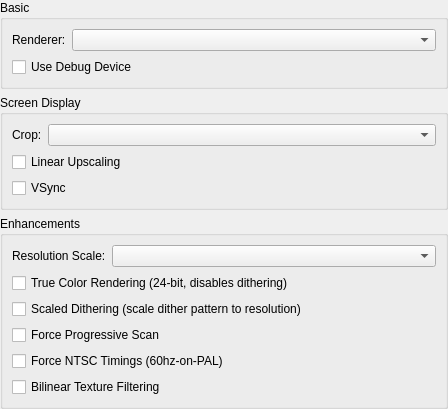
<?xml version="1.0" encoding="UTF-8"?>
<ui version="4.0">
 <class>GPUSettingsWidget</class>
 <widget class="QWidget" name="GPUSettingsWidget">
  <property name="geometry">
   <rect>
    <x>0</x>
    <y>0</y>
    <width>448</width>
    <height>307</height>
   </rect>
  </property>
  <property name="windowTitle">
   <string>Form</string>
  </property>
  <layout class="QVBoxLayout" name="verticalLayout">
   <property name="leftMargin">
    <number>0</number>
   </property>
   <property name="topMargin">
    <number>0</number>
   </property>
   <property name="rightMargin">
    <number>0</number>
   </property>
   <property name="bottomMargin">
    <number>0</number>
   </property>
   <item>
    <widget class="QGroupBox" name="groupBox">
     <property name="title">
      <string>Basic</string>
     </property>
     <layout class="QFormLayout" name="formLayout_3">
      <item row="0" column="0">
       <widget class="QLabel" name="label">
        <property name="text">
         <string>Renderer:</string>
        </property>
       </widget>
      </item>
      <item row="0" column="1">
       <widget class="QComboBox" name="renderer"/>
      </item>
      <item row="1" column="0" colspan="2">
       <widget class="QCheckBox" name="useDebugDevice">
        <property name="text">
         <string>Use Debug Device</string>
        </property>
       </widget>
      </item>
     </layout>
    </widget>
   </item>
   <item>
    <widget class="QGroupBox" name="groupBox_3">
     <property name="title">
      <string>Screen Display</string>
     </property>
     <layout class="QFormLayout" name="formLayout_4">
      <item row="0" column="0">
       <widget class="QLabel" name="label_3">
        <property name="text">
         <string>Crop:</string>
        </property>
       </widget>
      </item>
      <item row="0" column="1">
       <widget class="QComboBox" name="cropMode"/>
      </item>
      <item row="1" column="0" colspan="2">
       <widget class="QCheckBox" name="displayLinearFiltering">
        <property name="text">
         <string>Linear Upscaling</string>
        </property>
       </widget>
      </item>
      <item row="2" column="0" colspan="2">
       <widget class="QCheckBox" name="vsync">
        <property name="text">
         <string>VSync</string>
        </property>
       </widget>
      </item>
     </layout>
    </widget>
   </item>
   <item>
    <widget class="QGroupBox" name="groupBox_2">
     <property name="title">
      <string>Enhancements</string>
     </property>
     <layout class="QFormLayout" name="formLayout_2">
      <item row="0" column="0">
       <widget class="QLabel" name="label_2">
        <property name="text">
         <string>Resolution Scale:</string>
        </property>
       </widget>
      </item>
      <item row="0" column="1">
       <widget class="QComboBox" name="resolutionScale"/>
      </item>
      <item row="1" column="0" colspan="2">
       <widget class="QCheckBox" name="trueColor">
        <property name="text">
         <string>True Color Rendering (24-bit, disables dithering)</string>
        </property>
       </widget>
      </item>
      <item row="2" column="0" colspan="2">
       <widget class="QCheckBox" name="scaledDithering">
        <property name="text">
         <string>Scaled Dithering (scale dither pattern to resolution)</string>
        </property>
       </widget>
      </item>
      <item row="3" column="0" colspan="2">
       <widget class="QCheckBox" name="forceProgressiveScan">
        <property name="text">
         <string>Force Progressive Scan</string>
        </property>
       </widget>
      </item>
      <item row="4" column="0" colspan="2">
       <widget class="QCheckBox" name="forceNTSCTimings">
        <property name="text">
         <string>Force NTSC Timings (60hz-on-PAL)</string>
        </property>
       </widget>
      </item>
      <item row="5" column="0" colspan="2">
       <widget class="QCheckBox" name="linearTextureFiltering">
        <property name="text">
         <string>Bilinear Texture Filtering</string>
        </property>
       </widget>
      </item>
     </layout>
    </widget>
   </item>
   <item>
    <spacer name="verticalSpacer">
     <property name="orientation">
      <enum>Qt::Vertical</enum>
     </property>
     <property name="sizeHint" stdset="0">
      <size>
       <width>20</width>
       <height>40</height>
      </size>
     </property>
    </spacer>
   </item>
  </layout>
 </widget>
 <resources/>
 <connections/>
</ui>
